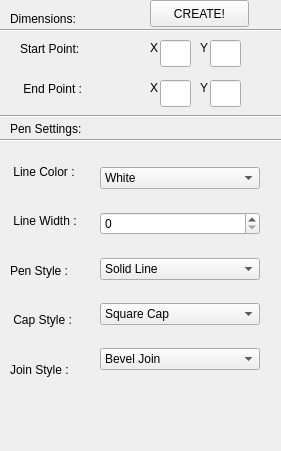
       <widget class="QWidget" name="lineAddMenu" native="true">
        <property name="enabled">
         <bool>true</bool>
        </property>
        <property name="geometry">
         <rect>
          <x>10</x>
          <y>50</y>
          <width>281</width>
          <height>451</height>
         </rect>
        </property>
        <widget class="QLabel" name="lineAddMenu_dimensionLabel">
         <property name="geometry">
          <rect>
           <x>10</x>
           <y>10</y>
           <width>91</width>
           <height>17</height>
          </rect>
         </property>
         <property name="text">
          <string>Dimensions:</string>
         </property>
        </widget>
        <widget class="QLabel" name="lineAddMenu_penSettingLabel">
         <property name="geometry">
          <rect>
           <x>10</x>
           <y>120</y>
           <width>101</width>
           <height>17</height>
          </rect>
         </property>
         <property name="text">
          <string>Pen Settings:</string>
         </property>
        </widget>
        <widget class="Line" name="lineAddMenu_dimensions_formatLine">
         <property name="geometry">
          <rect>
           <x>-20</x>
           <y>15</y>
           <width>301</width>
           <height>31</height>
          </rect>
         </property>
         <property name="orientation">
          <enum>Qt::Horizontal</enum>
         </property>
        </widget>
        <widget class="QLabel" name="lineAddMenu_dimensions_startPointLabel">
         <property name="geometry">
          <rect>
           <x>20</x>
           <y>40</y>
           <width>81</width>
           <height>17</height>
          </rect>
         </property>
         <property name="text">
          <string>Start Point:</string>
         </property>
        </widget>
        <widget class="QLabel" name="lineAddMenu_dimensions_endPointLabel">
         <property name="geometry">
          <rect>
           <x>20</x>
           <y>80</y>
           <width>81</width>
           <height>17</height>
          </rect>
         </property>
         <property name="text">
          <string> End Point :</string>
         </property>
        </widget>
        <widget class="QLineEdit" name="lineAddMenu_dimensions_startPointX">
         <property name="geometry">
          <rect>
           <x>160</x>
           <y>40</y>
           <width>31</width>
           <height>27</height>
          </rect>
         </property>
        </widget>
        <widget class="QLabel" name="lineAddMenu_dimensions_startPointXLabel">
         <property name="geometry">
          <rect>
           <x>150</x>
           <y>40</y>
           <width>16</width>
           <height>16</height>
          </rect>
         </property>
         <property name="text">
          <string>X</string>
         </property>
        </widget>
        <widget class="QLabel" name="lineAddMenu_dimensions_endPointYLabel">
         <property name="geometry">
          <rect>
           <x>200</x>
           <y>40</y>
           <width>16</width>
           <height>16</height>
          </rect>
         </property>
         <property name="text">
          <string>Y</string>
         </property>
        </widget>
        <widget class="QLineEdit" name="lineAddMenu_dimensions_startPointY">
         <property name="geometry">
          <rect>
           <x>210</x>
           <y>40</y>
           <width>31</width>
           <height>27</height>
          </rect>
         </property>
        </widget>
        <widget class="Line" name="lineAddMenu_penSettings_formatLineTop">
         <property name="geometry">
          <rect>
           <x>-10</x>
           <y>106</y>
           <width>301</width>
           <height>20</height>
          </rect>
         </property>
         <property name="orientation">
          <enum>Qt::Horizontal</enum>
         </property>
        </widget>
        <widget class="Line" name="lineAddMenu_penSettings_formatLineBot">
         <property name="geometry">
          <rect>
           <x>-10</x>
           <y>130</y>
           <width>301</width>
           <height>20</height>
          </rect>
         </property>
         <property name="orientation">
          <enum>Qt::Horizontal</enum>
         </property>
        </widget>
        <widget class="QLabel" name="lineAddMenu_dimensions_endPointYLabel_2">
         <property name="geometry">
          <rect>
           <x>200</x>
           <y>80</y>
           <width>16</width>
           <height>16</height>
          </rect>
         </property>
         <property name="text">
          <string>Y</string>
         </property>
        </widget>
        <widget class="QLabel" name="lineAddMenu_dimensions_endPointXLabel">
         <property name="geometry">
          <rect>
           <x>150</x>
           <y>80</y>
           <width>16</width>
           <height>16</height>
          </rect>
         </property>
         <property name="text">
          <string>X</string>
         </property>
        </widget>
        <widget class="QLineEdit" name="lineAddMenu_dimensions_endPointY">
         <property name="geometry">
          <rect>
           <x>210</x>
           <y>80</y>
           <width>31</width>
           <height>27</height>
          </rect>
         </property>
        </widget>
        <widget class="QLineEdit" name="lineAddMenu_dimensions_endPointX">
         <property name="geometry">
          <rect>
           <x>160</x>
           <y>80</y>
           <width>31</width>
           <height>27</height>
          </rect>
         </property>
        </widget>
        <widget class="QWidget" name="verticalLayoutWidget_3">
         <property name="geometry">
          <rect>
           <x>10</x>
           <y>150</y>
           <width>101</width>
           <height>241</height>
          </rect>
         </property>
         <layout class="QVBoxLayout" name="verticalLayout_5">
          <item>
           <widget class="QLabel" name="lineAddMenu_penSettings_lineColorLabel">
            <property name="text">
             <string> Line Color :</string>
            </property>
           </widget>
          </item>
          <item>
           <widget class="QLabel" name="lineAddMenu_penSettings_lineWidthLabel">
            <property name="text">
             <string> Line Width :</string>
            </property>
           </widget>
          </item>
          <item>
           <widget class="QLabel" name="lineAddMenu_penSettings_penStyleLabel">
            <property name="text">
             <string>Pen Style :</string>
            </property>
           </widget>
          </item>
          <item>
           <widget class="QLabel" name="lineAddMenu_penSettings_capStyleLabel">
            <property name="text">
             <string> Cap Style :</string>
            </property>
           </widget>
          </item>
          <item>
           <widget class="QLabel" name="lineAddMenu_penSettings_joinStyleLabel">
            <property name="text">
             <string>Join Style :</string>
            </property>
           </widget>
          </item>
         </layout>
        </widget>
        <widget class="QWidget" name="verticalLayoutWidget_4">
         <property name="geometry">
          <rect>
           <x>100</x>
           <y>150</y>
           <width>160</width>
           <height>241</height>
          </rect>
         </property>
         <layout class="QVBoxLayout" name="verticalLayout_10">
          <item>
           <widget class="QComboBox" name="lineAddMenu_penSettings_lineColorCombo">
            <item>
             <property name="text">
              <string>White</string>
             </property>
            </item>
            <item>
             <property name="text">
              <string>Black</string>
             </property>
            </item>
            <item>
             <property name="text">
              <string>Cyan</string>
             </property>
            </item>
            <item>
             <property name="text">
              <string>Dark Cyan</string>
             </property>
            </item>
            <item>
             <property name="text">
              <string>Red</string>
             </property>
            </item>
            <item>
             <property name="text">
              <string>Dark Red</string>
             </property>
            </item>
            <item>
             <property name="text">
              <string>Magenta</string>
             </property>
            </item>
            <item>
             <property name="text">
              <string>Dark Magenta</string>
             </property>
            </item>
            <item>
             <property name="text">
              <string>Green</string>
             </property>
            </item>
            <item>
             <property name="text">
              <string>Dark Green</string>
             </property>
            </item>
            <item>
             <property name="text">
              <string>Yellow</string>
             </property>
            </item>
            <item>
             <property name="text">
              <string>Dark Yellow</string>
             </property>
            </item>
            <item>
             <property name="text">
              <string>Blue</string>
             </property>
            </item>
            <item>
             <property name="text">
              <string>Dark Blue</string>
             </property>
            </item>
            <item>
             <property name="text">
              <string>Grey</string>
             </property>
            </item>
            <item>
             <property name="text">
              <string>Dark Grey</string>
             </property>
            </item>
            <item>
             <property name="text">
              <string>Light Grey</string>
             </property>
            </item>
           </widget>
          </item>
          <item>
           <widget class="QSpinBox" name="lineAddMenu_penSettings_lineWidthSpinBox"/>
          </item>
          <item>
           <widget class="QComboBox" name="lineAddMenu_penSettings_penStyleCombo">
            <item>
             <property name="text">
              <string>Solid Line</string>
             </property>
            </item>
            <item>
             <property name="text">
              <string>Dash Line</string>
             </property>
            </item>
            <item>
             <property name="text">
              <string>Dot Line</string>
             </property>
            </item>
            <item>
             <property name="text">
              <string>Dash-Dot Line</string>
             </property>
            </item>
            <item>
             <property name="text">
              <string>Dash-Dot-Dot Line</string>
             </property>
            </item>
           </widget>
          </item>
          <item>
           <widget class="QComboBox" name="lineAddMenu_penSettings_capStyleCombo">
            <item>
             <property name="text">
              <string>Square Cap</string>
             </property>
            </item>
            <item>
             <property name="text">
              <string>Flat Cap</string>
             </property>
            </item>
            <item>
             <property name="text">
              <string>Round Cap</string>
             </property>
            </item>
           </widget>
          </item>
          <item>
           <widget class="QComboBox" name="lineAddMenu_penSettings_joinStyleCombo">
            <item>
             <property name="text">
              <string>Bevel Join</string>
             </property>
            </item>
            <item>
             <property name="text">
              <string>Miter Join</string>
             </property>
            </item>
            <item>
             <property name="text">
              <string>Round Join</string>
             </property>
            </item>
           </widget>
          </item>
         </layout>
        </widget>
        <widget class="QPushButton" name="lineAddMenu_createButton">
         <property name="geometry">
          <rect>
           <x>150</x>
           <y>0</y>
           <width>99</width>
           <height>27</height>
          </rect>
         </property>
         <property name="text">
          <string>CREATE!</string>
         </property>
        </widget>
       </widget>
